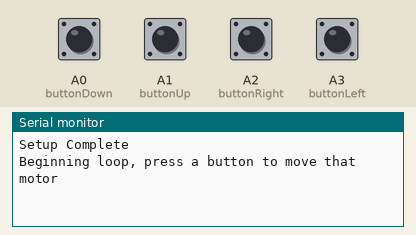
The sketch below on a simulated Arduino Uno, built with avr-gcc and run on an emulated ATmega328P. On the bench: the last lines printed to the serial monitor. Inputs (shaded band) come from the test bench; at power-on: A0 (buttonDown), A1 (buttonUp), A2 (buttonRight), A3 (buttonLeft) HIGH.

Above: at 1.2 s.
1.3 s: A0 (buttonDown) pulled LOW for 0.15 s
At 2.6 s:
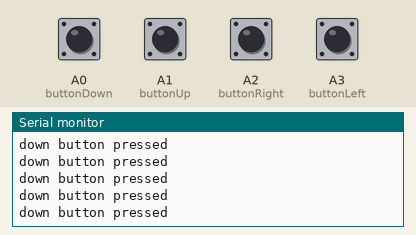
2.9 s: A1 (buttonUp) pulled LOW for 0.15 s
At 4.2 s:
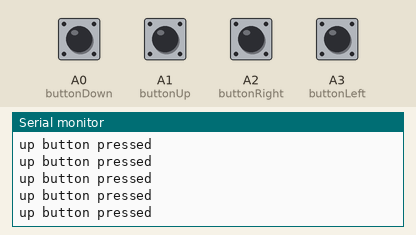
4.5 s: A2 (buttonRight) pulled LOW for 0.15 s
At 5.3 s:
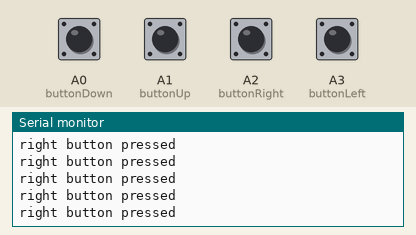
6.1 s: A3 (buttonLeft) pulled LOW for 0.15 s
At 7.4 s:
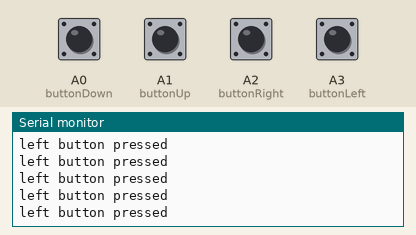
7.7 s: A0 (buttonDown) driven LOW and A1 (buttonUp) driven LOW
At 8.7 s:
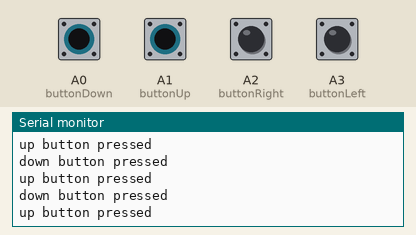

Measured:
- after the input at 1.3 s, the serial monitor: prints a new line at once (image 1)
- after the input at 2.9 s, the serial monitor: prints a new line at once (image 2)
- after the input at 4.5 s, the serial monitor: prints a new line at once (image 3)
- after the input at 6.1 s, the serial monitor: prints a new line at once (image 4)
- after the input at 7.7 s, the serial monitor: prints a new line at once (image 5)

The sketch:

First_Test_Button_Setup.ino
```cpp
//button pins
int buttonRight = A2;
int buttonLeft = A3;
int buttonUp = A1;
int buttonDown = A0;

//motor driver pins

//left is motor 4
int ENA_left = 11;
int DIR_left = 12;
int PUL_left = 13;

//right is motor 1
int ENA_right = 7;
int DIR_right = 6;
int PUL_right = 5;

//up is motor 2
int ENA_up = 10;
int DIR_up = 9;
int PUL_up = 8;

//down is motor 3
int ENA_down = 2;
int DIR_down = 3;
int PUL_down = 4;


void setup() {
  // put your setup code here, to run once:
  Serial.begin(9600);

  pinMode(buttonRight,INPUT_PULLUP);
  pinMode(buttonLeft,INPUT_PULLUP);
  pinMode(buttonUp,INPUT_PULLUP);
  pinMode(buttonDown,INPUT_PULLUP);

  Serial.println("Setup Complete");
  Serial.println("Beginning loop, press a button to move that motor");
}

void loop() {

  if (digitalRead(buttonLeft) == LOW) {
    Serial.println("left button pressed");
  }

  if (digitalRead(buttonRight) == LOW) {
    Serial.println("right button pressed");
  }

  if (digitalRead(buttonUp) == LOW) {
    Serial.println("up button pressed");
  }

  if (digitalRead(buttonDown) == LOW) {
    Serial.println("down button pressed");
  }


}
```
